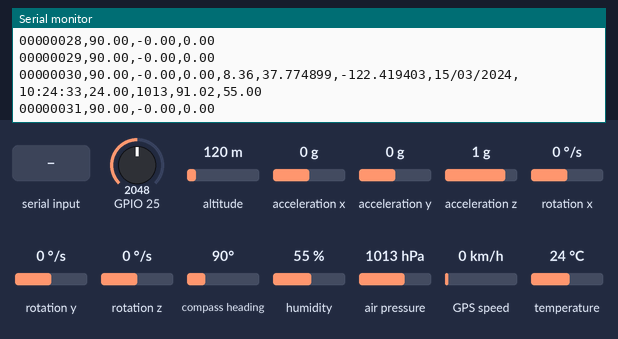
Bench run of a sketch on a simulated ESP32. On the bench: the last lines printed to the serial monitor. The inputs (shaded band) are chosen by the test bench; at power-on: acceleration x 0 g, GPIO 25 = 2048, acceleration y 0 g, acceleration z 1 g, altitude 120 m, rotation x 0 °/s, rotation y 0 °/s, rotation z 0 °/s, compass heading 90°, humidity 55 %, air pressure 1013 hPa, GPS speed 0 km/h, temperature 24 °C. Storage starts empty; the GPS gets a fix after 3 s at 37.7749, -122.4194 with 8 satellites.

Above: at 3.2 s.
3.3 s: acceleration x set to -1.4 g
At 4.21 s:
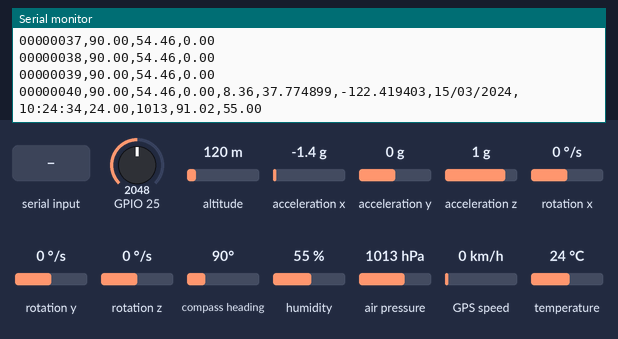
4.8 s: GPIO 25 set to 2866
At 5.12 s:
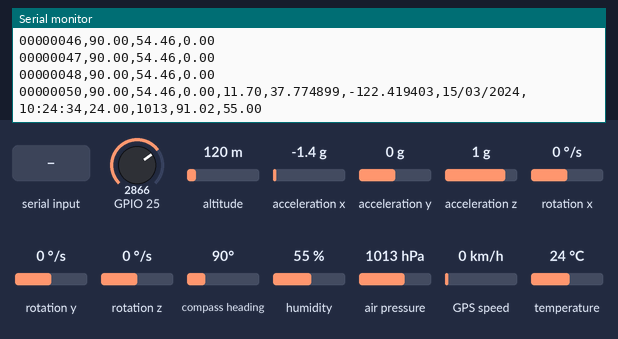
6.3 s: "1\n" received over Serial
7.8 s: acceleration y set to -1.4 g
At 7.89 s:
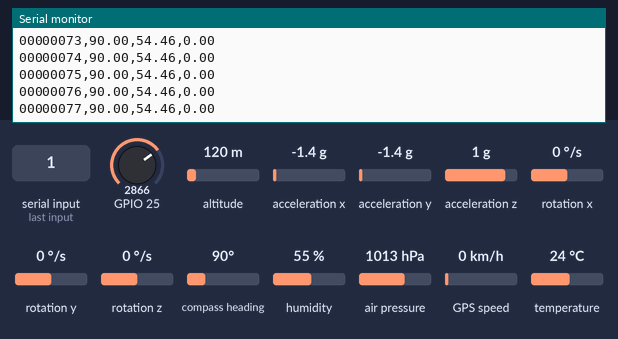
9.3 s: acceleration z set to -1.4 g
At 9.39 s:
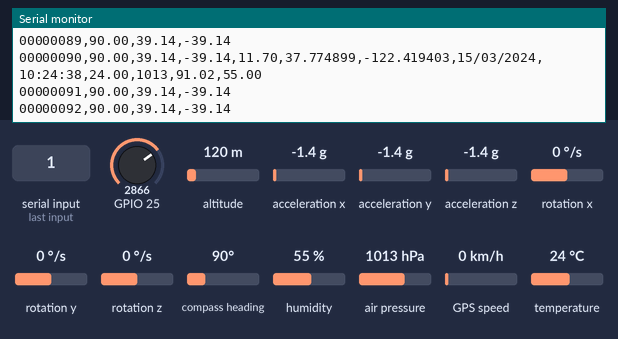
10.8 s: GPIO 25 set to 3972
At 10.89 s:
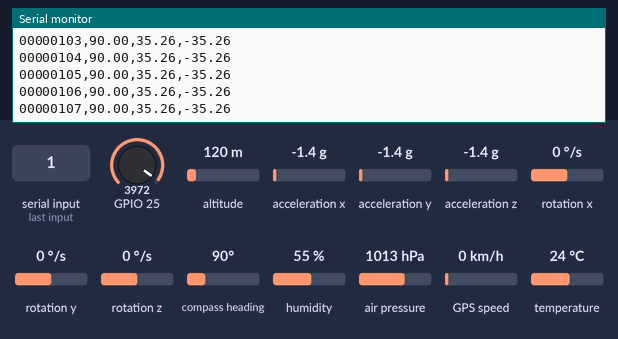
Timing chart, 0 to 13.3 s (numbered marks = the images above; inputs shaded):
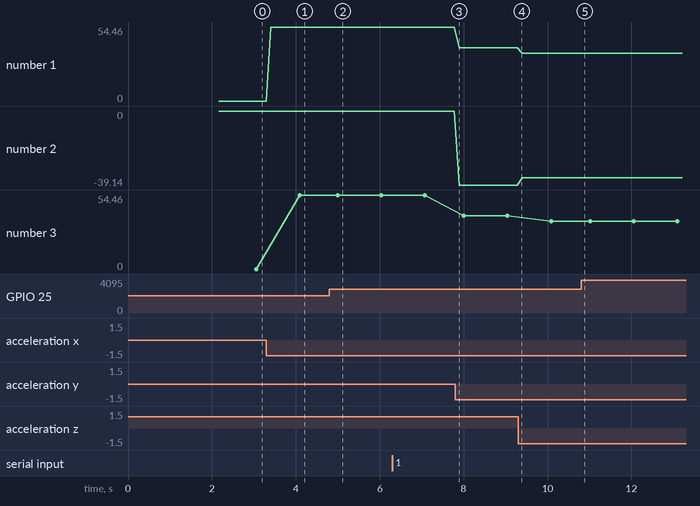

Measured:
- after the input at 3.3 s, the serial monitor: prints a new line after 0.11 s (image 1)
- after the input at 4.8 s, the serial monitor: prints a new line after 0.20 s (image 2)
- plotted number 1: 0 → 54.46 after the input at 3.3 s, 54.46 → 39.14 after the input at 7.8 s, 39.14 → 35.26 after the input at 9.3 s
- plotted number 2: 0 → -39.14 after the input at 7.8 s, -39.14 → -35.26 after the input at 9.3 s
- plotted number 3: 0 → 54.46 after the input at 3.3 s, 54.46 → 39.14 after the input at 7.8 s, 39.14 → 35.26 after the input at 9.3 s

The sketch:

Datalogger_board_test.ino
```cpp
#include <TinyGPS++.h>
#include <Adafruit_Sensor.h>
#include <Adafruit_BME280.h>
#include "MPU9250.h"
#include <Wire.h>
#include <SPI.h>
#include "FS.h"
#include "SD.h"

// SD card pinout
#define MOSI 13
#define MISO 12
#define CS 15
#define SCLK 14

// Base for filename
#define FILE_BASE_NAME "Datalogger_"

File file;

const uint8_t BASE_NAME_SIZE = sizeof(FILE_BASE_NAME) - 1;
char fileName[] = FILE_BASE_NAME "00.csv";

// Max size for each csv file, 5MB
#define max_file_size 5242880

uint32_t mLastTime = 0;

float yaw, pitch, roll;

float LAT,LON,T,P,A,HUM;
int h,m,s,D,M,Y;

// The TinyGPS++ object
TinyGPSPlus gps;

// Temp and pressure sensor object
Adafruit_BME280 bme;
// Sealevel pressure for altitude calculation
#define SEALEVELPRESSURE_HPA (1024)
// Motion tracking object
MPU9250 mpu;

void setup() {
  // Debug serial
  Serial.begin(115200);
  // GPS serial
  Serial1.begin(9600);
  Serial.println("\n");
  Serial.println("Booting");
  // Configure SD connections
  SPI.begin(SCLK, MISO, MOSI, CS);

  Wire.begin();
  delay(2000);
  // Starting sensores with i2c address
  bme.begin(0x76);
  mpu.setup(0x68);
  // Starting SD
  if (!SD.begin(CS)) {
    Serial.println("Card Mount Failed SPI");
  } else {
    Serial.println("SPI");
  }

  while (SD.exists(fileName)) {
    if (fileName[BASE_NAME_SIZE + 1] != '9') {
      fileName[BASE_NAME_SIZE + 1]++;
    } else if (fileName[BASE_NAME_SIZE] != '9') {
      fileName[BASE_NAME_SIZE + 1] = '0';
      fileName[BASE_NAME_SIZE]++;
    } else {
      Serial.println(F("Can't create file name"));
      return;
    }
  }
  file = SD.open(fileName, FILE_WRITE);
   if (!file) {
    Serial.println(F("open failed"));
    return;
   }
   Serial.print(F("opened: "));
   Serial.println(fileName);
  // Log file header
  String doc_header="ms,Yaw,Pitch,Roll,Bat(V),Lat,Lon,Time,Temp(C),Press(hPa),Alt(m),Hum(%)";
  File dataFile = SD.open(fileName, FILE_WRITE);
  dataFile.println(doc_header);
  dataFile.close();
}

// Deal with GPS serial message
void serialEvent() {                                              // Treat serial event
  while (Serial1.available() > 0) {
    if (gps.encode(Serial1.read())){
      LAT=gps.location.lat();
      LON=gps.location.lng();
      h=gps.time.hour();
      m=gps.time.minute();
      s=gps.time.second();
      M=gps.date.month();
      D=gps.date.day();
      Y=gps.date.year();
    }
  }

}

// Log GPS and Barometer information to file
void second(String dataMPU){
  // Read barometer information
  T=bme.readTemperature();
  P=bme.readPressure() / 100.0F;
  A=bme.readAltitude(SEALEVELPRESSURE_HPA);
  HUM=bme.readHumidity();
  // Read battery voltage
  float Analog0 = analogRead(25);
  float V = (Analog0 / 1024) * 4.18;
  // format GPS and barometer data to be saved on file
  char dataGPS[80];
  sprintf(dataGPS,",%.2f,%.6f,%.6f,%02d/%02d/%02d,%02d:%02d:%02d",V,LAT,LON,D,M,Y,h,m,s);
  char dataBME[80];
  sprintf(dataBME,",%.2f,%.0f,%.2f,%.2f",T,P,A,HUM);

  // Debug output and save to file
  Serial.print(dataGPS);
  Serial.println(dataBME);

  to_file(dataMPU+dataGPS+dataBME);
}

// Save string to file
void to_file(String dataString){
  File dataFile = SD.open(fileName, FILE_WRITE);
  if (dataFile) {
    dataFile.println(dataString);
    unsigned long file_size = dataFile.size();
    // If filesize reached 5MB, increase filename
    if (file_size > max_file_size ) {
      fileName[BASE_NAME_SIZE + 1]++;
      // Serial.println("new file: "+ fileName);
    }
    dataFile.close();
  }
}

void loop() {
  // Check for GPS output
  if (Serial1.available()) {
    serialEvent();
  }
  // Check for motion update
  if (mpu.update()) {
    static uint32_t prev_ms = millis();
    // Confirm that at least 100ms has passed from last measurement
    if (millis() > prev_ms + 100) {
      // Read motion sensor
      yaw = mpu.getYaw();
      pitch = mpu.getPitch();
      roll = mpu.getRoll();
      char dataMPU[80];
      // Format motion information
      sprintf(dataMPU,"%08u,%.2f,%.2f,%.2f",millis()/100,yaw,pitch,roll);
      Serial.print(dataMPU);
      // Check if a full second has passed, to call GPS and Barometer information
      if (millis()/100 % 10 == 0){
        second(dataMPU);
      }
      // Otherwise just save motion information to file
      else{
        to_file(dataMPU);
        Serial.println();
      }
      prev_ms = millis();
    }
  }
}
```
